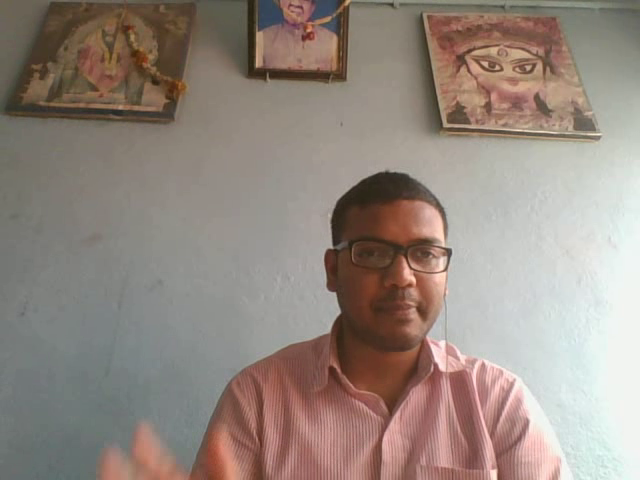
#> input picture frame 31 of UAV_other_directory/Computer-Vision-with-Python/DATA/student_capture_25.mp4, 640 x 480 px, given in place of traffic.mp4, which was not available
$ python object_tracking_optical_flow.py
#> lines starting #> are read from the running program, lines starting #| are printed output that depends on the picture; pictures that were not available may be replaced by others from this repository, and a replacement may not be noted
import cv2
import numpy as np

corner_track_params = dict(maxCorners=10, qualityLevel=0.3, minDistance=7, blockSize=5)
lk_params = dict(winSize=(200, 200), maxLevel=2, criteria=(cv2.TERM_CRITERIA_EPS | cv2.TERM_CRITERIA_COUNT, 10, 0.03))

cap = cv2.VideoCapture('../data/traffic.mp4')
_, prev_frame = cap.read()
#> prev_frame is the input picture: shape (480, 640, 3); mean B, G, R 127.6, 136.2, 149

prev_gray = cv2.cvtColor(prev_frame, cv2.COLOR_BGR2GRAY)
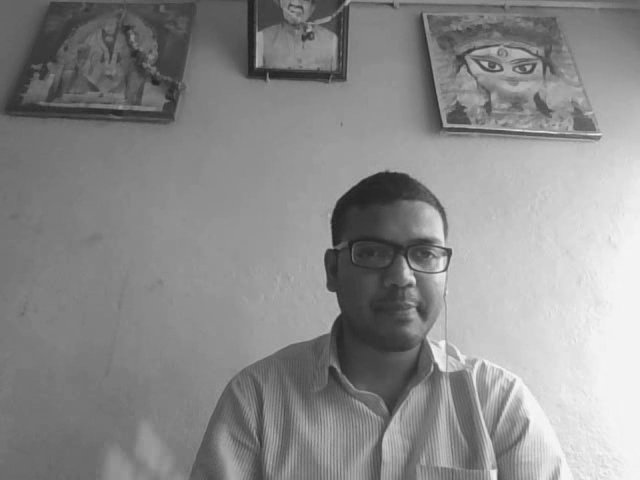
#> prev_gray: shape (480, 640); min 30, max 250, mean 139
prevPts = cv2.goodFeaturesToTrack(prev_gray, mask=None, **corner_track_params)
#> prevPts = [[257, 66], [333, 247], [497, 67], [445, 257], [450, 249], [445, 270], [527, 68], [334, 293], [494, 471], [486, 63]]
mask = np.zeros_like(prev_frame)

while True:

    _, frame = cap.read()
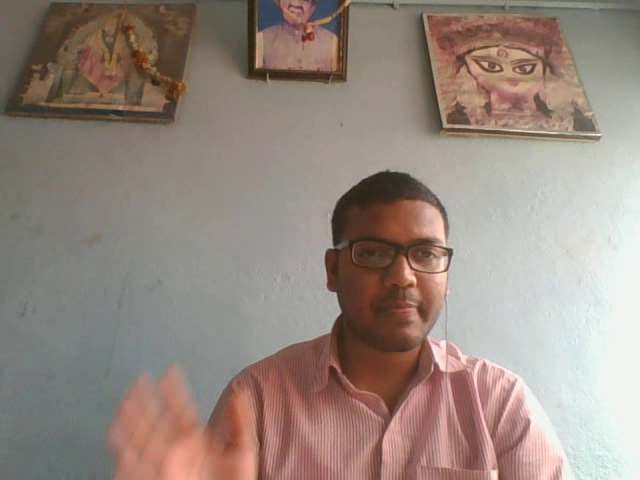
#> input picture frame 32 of UAV_other_directory/Computer-Vision-with-Python/DATA/student_capture_25.mp4, 640 x 480 px, given in place of traffic.mp4, which was not available
#> frame is the input picture: shape (480, 640, 3); mean B, G, R 127.6, 136.3, 150.8
    frame_gray = cv2.cvtColor(frame, cv2.COLOR_BGR2GRAY)

    nextPts, status, err = cv2.calcOpticalFlowPyrLK(prev_gray, frame_gray, prevPts, None, **lk_params)
#> nextPts = [[257, 66.46], [333.5, 246.9], [496.9, 67.4], [445.7, 256.9], [450.7, 248.9], [445.7, 269.9], [526.9, 68.4], [334.5, 293], [494.8, 471.3], [485.9, 63.41]]; status = [1, 1, 1, 1, 1, 1, 1, 1, 1, 1]; err = [1.06, 1.17, 1.81, 1.26, 1.2, 1.35, 1.76, 1.45, 3.08, 1.83]
    good_new = nextPts[status == 1]
#> good_new has the same summary as nextPts
    good_prev = prevPts[status == 1]
#> good_prev has the same summary as prevPts

    for i, (new, prev) in enumerate(zip(good_new, good_prev)):
        x_new, y_new = new.ravel()
        x_prev, y_prev = prev.ravel()
        mask = cv2.line(mask, (x_new, y_new), (x_prev, y_prev), (0, 255, 0), 3)
        frame = cv2.circle(frame, (x_new, y_new), 5, (0, 0, 255), -1)
#> this loop made 10 passes
#> (x_new, y_new, x_prev, y_prev) on passes 1 to 10: (257, 66.46, 257, 66), (333.5, 246.9, 333, 247), (496.9, 67.4, 497, 67), (445.7, 256.9, 445, 257), (450.7, 248.9, 450, 249), (445.7, 269.9, 445, 270), (526.9, 68.4, 527, 68), (334.5, 293, 334, 293), (494.8, 471.3, 494, 471), (485.9, 63.41, 486, 63)
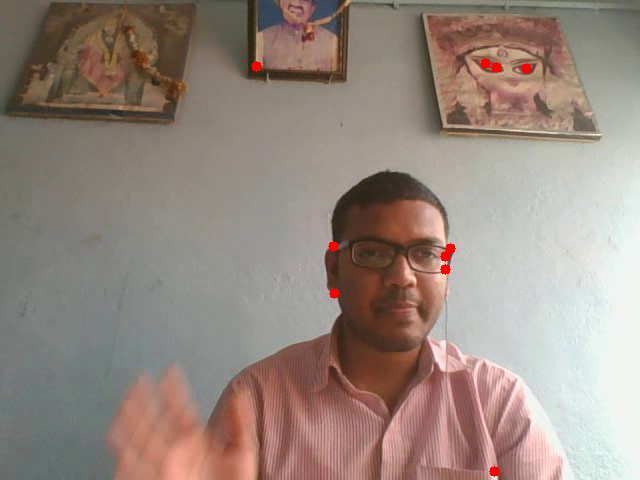
#> frame: shape (480, 640, 3); mean B, G, R 127.3, 136, 151.1
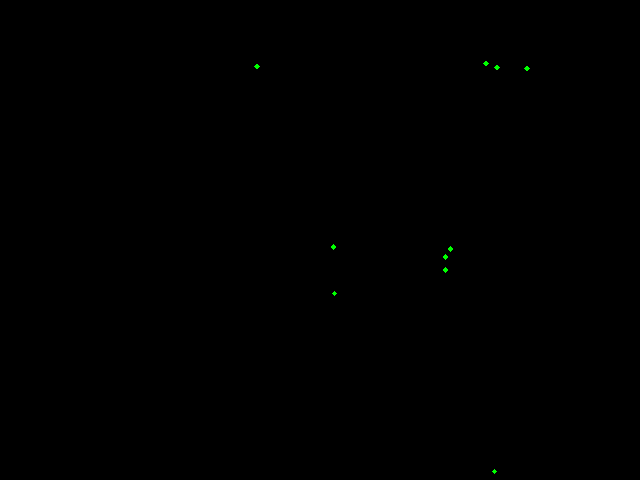
#> mask: shape (480, 640, 3); mean of channels 0, 1, 2 0, 0.1, 0; drawn as B, G, R

    img = cv2.add(frame, mask)
    cv2.imshow('frame', img)

    k = cv2.waitKey(30) & 0xff
#> (key Esc is pressed here)
    if k == 27:
        break

    prev_gray = frame_gray.copy()
    prevPts = good_new.reshape(-1, 1, 2)

cv2.destroyAllWindows()
cap.release()

$ run again, starting later in the video
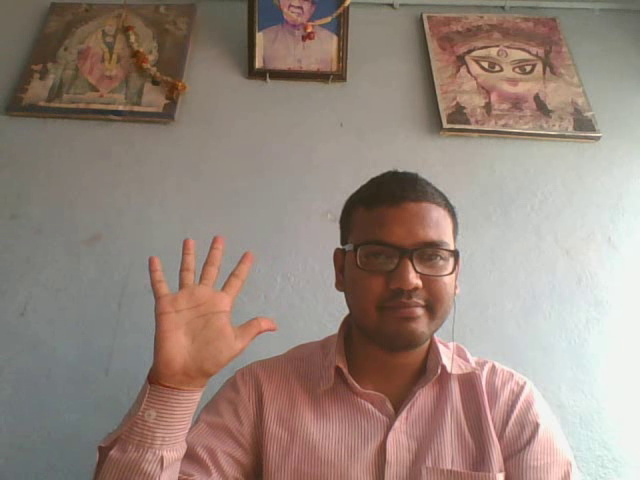
#> input picture frame 140 of UAV_other_directory/Computer-Vision-with-Python/DATA/student_capture_25.mp4, 640 x 480 px, given in place of traffic.mp4, which was not available
#> prev_frame is the input picture: shape (480, 640, 3); mean B, G, R 124.5, 134, 151.1
#> `prev_gray = cv2.cvtColor(prev_frame, cv2.COLOR_BGR2GRAY)`:
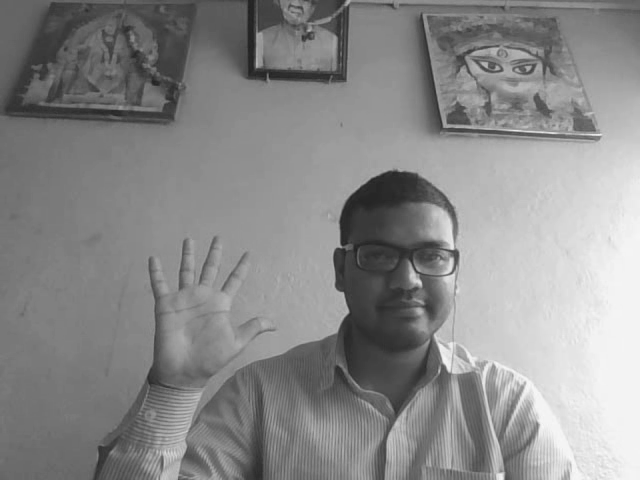
#> prev_gray: shape (480, 640); min 31, max 249, mean 138
#> prevPts = [[452, 247], [257, 66], [342, 246], [497, 68], [342, 293], [527, 68], [502, 473], [444, 126], [486, 66], [451, 258]]
#> nextPts = [[452, 247], [257, 65.99], [342, 246], [497, 67.98], [342, 292.9], [527, 67.98], [502.1, 472.8], [444, 126], [486, 65.98], [451, 258]]; status = [1, 1, 1, 1, 1, 1, 1, 1, 1, 1]; err = [0.451, 0.492, 0.492, 0.735, 0.649, 0.752, 1.2, 0.5, 0.71, 0.481]
#> good_new has the same summary as nextPts
#> good_prev has the same summary as prevPts
#> the loop `for i, (new, prev) in enumerate(zip(good_new, good_prev)):` made 10 passes
#> (x_new, y_new, x_prev, y_prev) on passes 1 to 8: (452, 247, 452, 247), (257, 65.99, 257, 66), (342, 246, 342, 246), (497, 67.98, 497, 68), (342, 292.9, 342, 293), (527, 67.98, 527, 68), (502.1, 472.8, 502, 473), (444, 126, 444, 126)
#> after the loop `for i, (new, prev) in enumerate(zip(good_new, good_prev)):`:
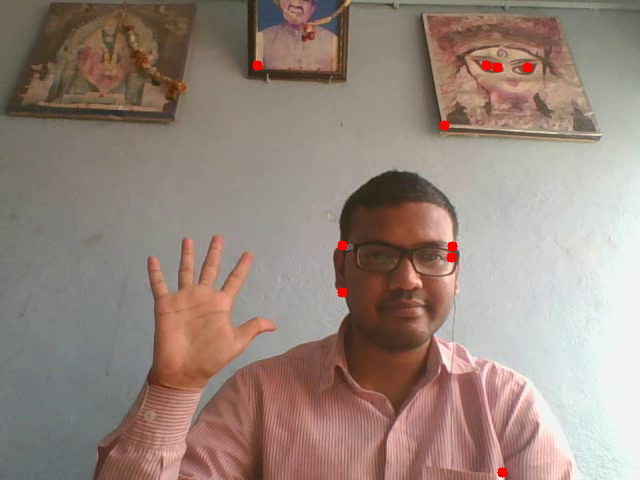
#> frame: shape (480, 640, 3); mean B, G, R 124, 133.7, 151.2

$ run again, starting later in the video
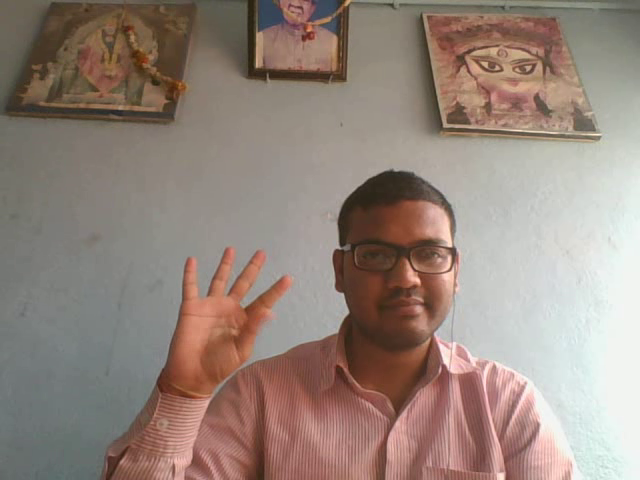
#> input picture frame 250 of UAV_other_directory/Computer-Vision-with-Python/DATA/student_capture_25.mp4, 640 x 480 px, given in place of traffic.mp4, which was not available
#> prev_frame is the input picture: shape (480, 640, 3); mean B, G, R 123.8, 133.2, 149.6
#> prevPts = [[452, 245], [257, 66], [497, 67], [341, 247], [342, 294], [444, 126], [486, 63], [418, 283], [527, 68], [502, 474]]
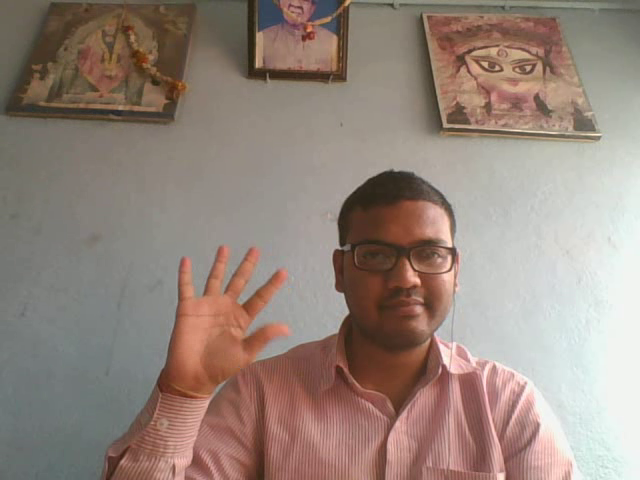
#> input picture frame 251 of UAV_other_directory/Computer-Vision-with-Python/DATA/student_capture_25.mp4, 640 x 480 px, given in place of traffic.mp4, which was not available
#> frame is the input picture: shape (480, 640, 3); mean B, G, R 123.6, 133.2, 149.7
#> nextPts = [[452, 245.1], [257, 66.01], [497, 67.02], [340.9, 247], [342, 294], [444, 126], [486, 63.02], [418, 283.1], [527, 68.03], [502, 474.1]]; status = [1, 1, 1, 1, 1, 1, 1, 1, 1, 1]; err = [0.413, 0.474, 0.69, 2.66, 2.89, 0.464, 0.673, 0.527, 0.708, 0.802]
#> good_new has the same summary as nextPts
#> good_prev has the same summary as prevPts
#> the loop `for i, (new, prev) in enumerate(zip(good_new, good_prev)):` made 10 passes
#> (x_new, y_new, x_prev, y_prev) on passes 1 to 8: (452, 245.1, 452, 245), (257, 66.01, 257, 66), (497, 67.02, 497, 67), (340.9, 247, 341, 247), (342, 294, 342, 294), (444, 126, 444, 126), (486, 63.02, 486, 63), (418, 283.1, 418, 283)
#> after the loop `for i, (new, prev) in enumerate(zip(good_new, good_prev)):`:
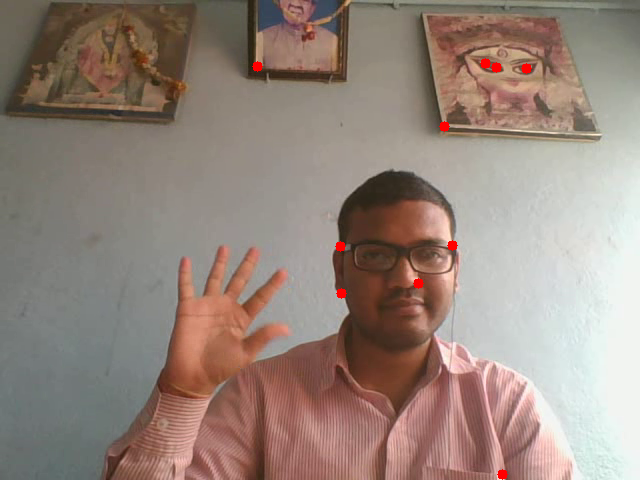
#> frame: shape (480, 640, 3); mean B, G, R 123.4, 132.9, 149.9
